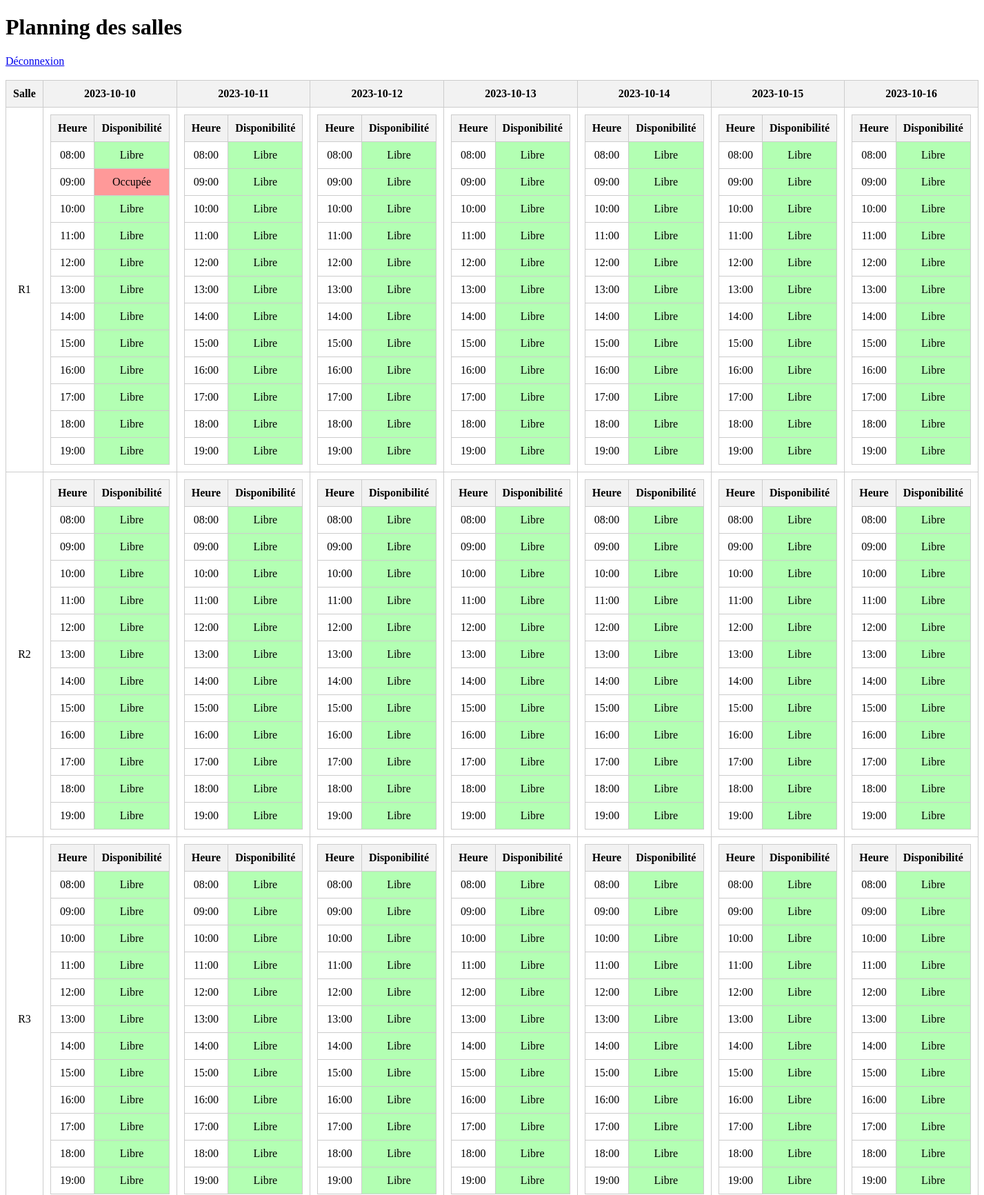
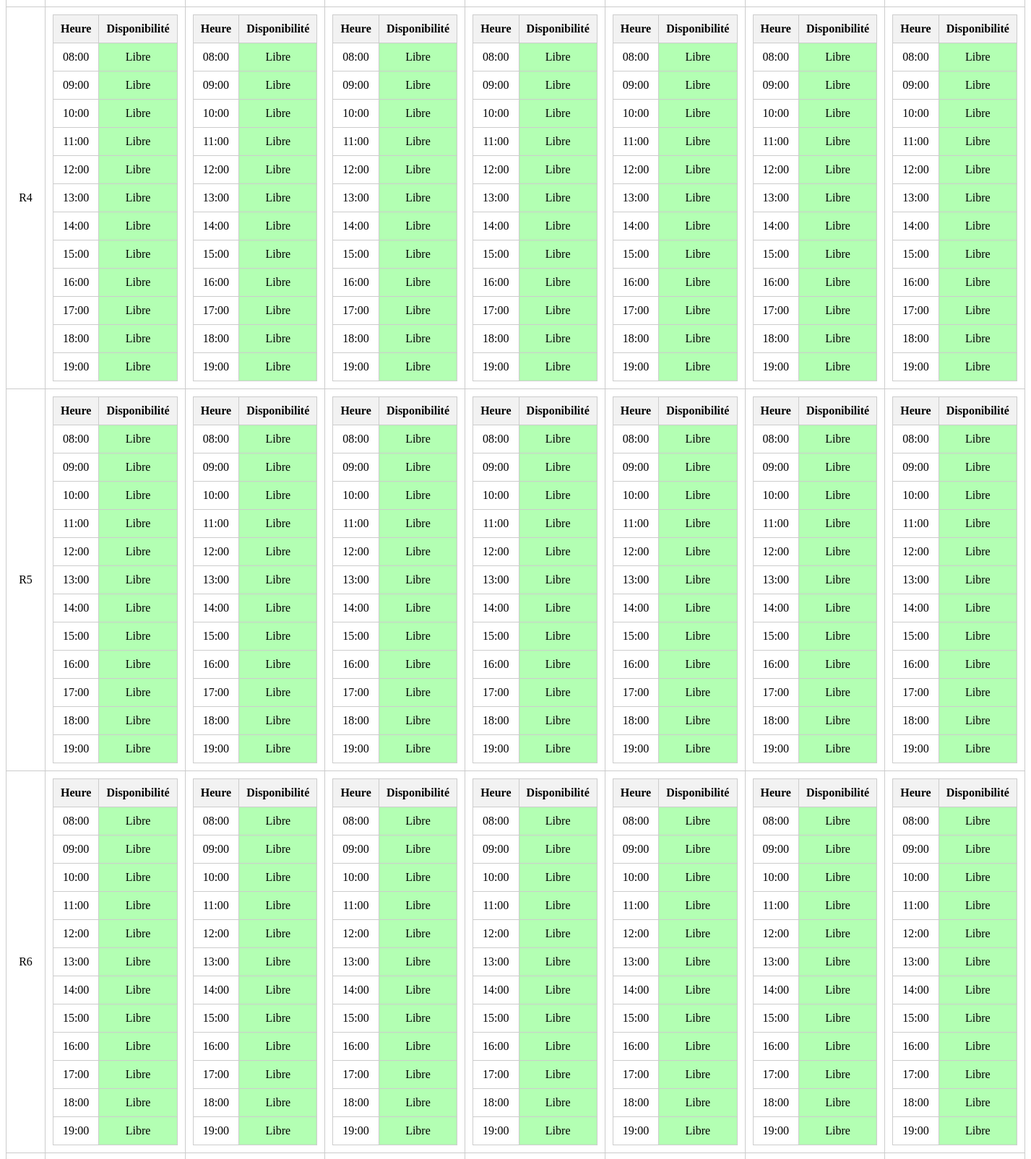
Screenshot of /planning.php (signed in, upper part) with the database file from the repository (2 pictures, top to bottom).
### tables this page shows
CREATE TABLE `salle` (
  `idsalle` int NOT NULL,
  `nomsalle` varchar(30) NOT NULL,
  `idtype` int NOT NULL,
  `idetat` int NOT NULL
);

### planning.php (the view, shortened to what this page needs)
<?php
require_once 'login.php';
$stmt = $pdo->query("SELECT * FROM salle");
$salles = $stmt->fetchAll();
$dateActuelle = date('Y-m-d');
$dates = array();
for ($i = 0; $i < 7; $i++) {
    $dates[] = date('Y-m-d', strtotime($dateActuelle . ' + ' . $i . ' days'));
}
?>
<!DOCTYPE html>
<html>
  <head>
    <link rel="stylesheet" href="planning.css">
  </head>
  <body>
    <h1>Planning des salles</h1>
    <a href="logout.php">Déconnexion</a>
    <br><br>
    <table>
      <thead>
        <tr>
          <th>Salle</th>
          <?php foreach ($dates as $date) : ?>
            <th><?php echo $date; ?></th>
          <?php endforeach; ?>
        </tr>
      </thead>
      <tbody>
        <?php foreach ($salles as $salle) : ?>
          <tr>
            <td><?php echo $salle['nomsalle']; ?></td>
            <?php foreach ($dates as $date) : ?>
              <td>
                <table>
                  <thead>
                    <tr>
                      <th>Heure</th>
                      <th>Disponibilité</th>
                    </tr>
                  </thead>
                  <tbody>
                    <?php
                      $stmt = $pdo->prepare("SELECT * FROM reservation WHERE date = ? AND idsalle = ?");
                      $stmt->execute([$date, $salle['idsalle']]);
                      $reservations = $stmt->fetchAll();
                      $plageHoraires = array();
                      $heureDebut = strtotime('08:00');
                      $heureFin = strtotime('20:00');
                      while ($heureDebut < $heureFin) {
                          $plageHoraires[] = date('H:i', $heureDebut);
                          $heureDebut = strtotime('+1 hour', $heureDebut);
                      }
                      foreach ($plageHoraires as $plageHoraire) {
                          $occupee = false;
                          foreach ($reservations as $reservation) {
                              $heureDebutReservation = strtotime($reservation['heure_debut']);
                              $heureFinReservation = strtotime($reservation['heure_fin']);
                              if ($plageHoraire >= date('H:i', $heureDebutReservation) && $plageHoraire < date('H:i', $heureFinReservation)) {
                                  $occupee = true;
                                  break;
                              }
                          }
                          echo '<tr>';
                          echo '<td>' . $plageHoraire . '</td>';
                          if ($occupee) {
                              echo '<td class="occupee">Occupée</td>';
                          } else {
                              echo '<td class="libre">Libre</td>';
                          }
                          echo '</tr>';
                      }
                    ?>
                  </tbody>
                </table>
              </td>
            <?php endforeach; ?>
          </tr>
        <?php endforeach; ?>
      </tbody>
    </table>
  </body>
</html>

### planning.css (style rules this page uses)
table { width: 100%; border-collapse: collapse; }
th, td { border: 1px solid #ccc; padding: 10px; text-align: center; }
th { background-color: #f2f2f2; }
td.libre { background-color: #b3ffb3; }
td.occupee { background-color: #ff9999; }

### rows the page displays
salle: nomsalle "R1", plageHoraire "08:00", plageHoraire "09:00", plageHoraire "10:00", plageHoraire "11:00", plageHoraire "12:00", plageHoraire "13:00", plageHoraire "14:00", plageHoraire "15:00", plageHoraire "16:00", plageHoraire "17:00", plageHoraire "18:00", plageHoraire "19:00"
salle: nomsalle "R2", plageHoraire "08:00", plageHoraire "09:00", plageHoraire "10:00", plageHoraire "11:00", plageHoraire "12:00", plageHoraire "13:00", plageHoraire "14:00", plageHoraire "15:00", plageHoraire "16:00", plageHoraire "17:00", plageHoraire "18:00", plageHoraire "19:00"
salle: nomsalle "R3", plageHoraire "08:00", plageHoraire "09:00", plageHoraire "10:00", plageHoraire "11:00", plageHoraire "12:00", plageHoraire "13:00", plageHoraire "14:00", plageHoraire "15:00", plageHoraire "16:00", plageHoraire "17:00", plageHoraire "18:00", plageHoraire "19:00"
salle: nomsalle "R4", plageHoraire "08:00", plageHoraire "09:00", plageHoraire "10:00", plageHoraire "11:00", plageHoraire "12:00", plageHoraire "13:00", plageHoraire "14:00", plageHoraire "15:00", plageHoraire "16:00", plageHoraire "17:00", plageHoraire "18:00", plageHoraire "19:00"
salle: nomsalle "R5", plageHoraire "08:00", plageHoraire "09:00", plageHoraire "10:00", plageHoraire "11:00", plageHoraire "12:00", plageHoraire "13:00", plageHoraire "14:00", plageHoraire "15:00", plageHoraire "16:00", plageHoraire "17:00", plageHoraire "18:00", plageHoraire "19:00"
salle: nomsalle "R6", plageHoraire "08:00", plageHoraire "09:00", plageHoraire "10:00", plageHoraire "11:00", plageHoraire "12:00", plageHoraire "13:00", plageHoraire "14:00", plageHoraire "15:00", plageHoraire "16:00", plageHoraire "17:00", plageHoraire "18:00", plageHoraire "19:00"

### other values shown
$date "2023-10-10"
$date "2023-10-11"
$date "2023-10-12"
$date "2023-10-13"
$date "2023-10-14"
$date "2023-10-15"
$date "2023-10-16"
